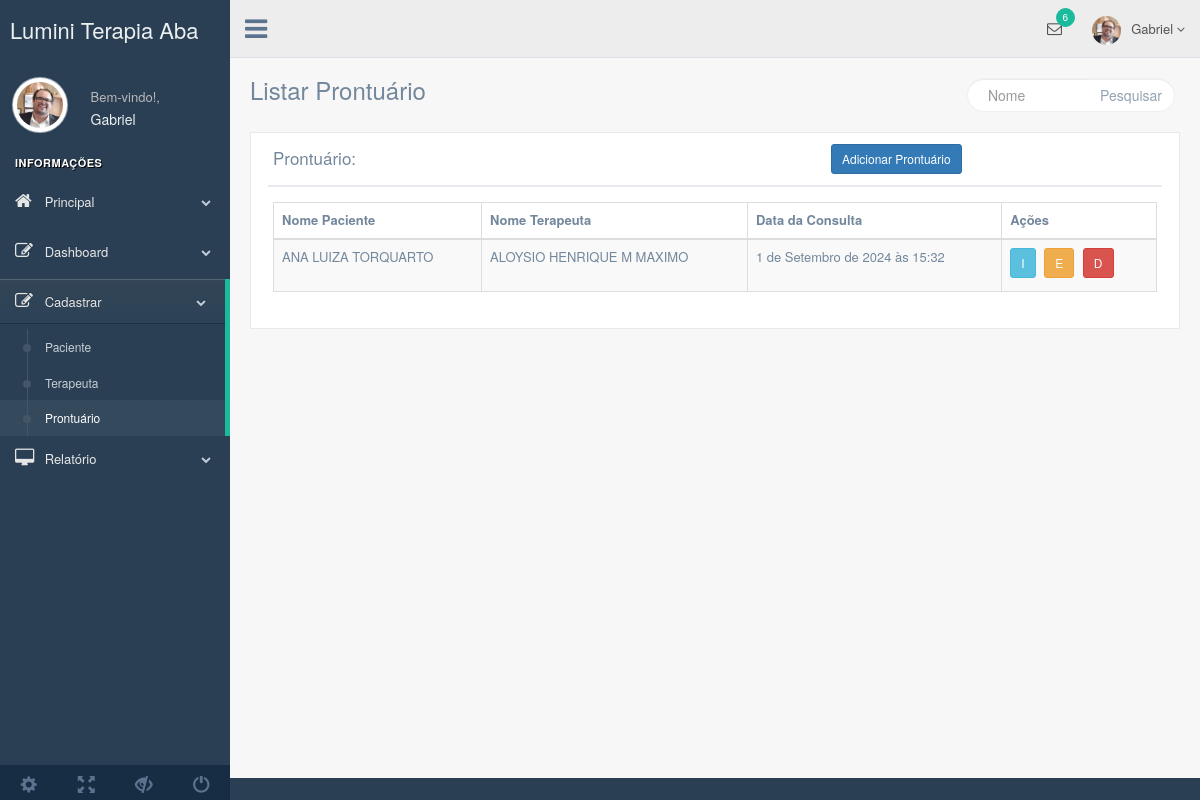
The app's page /prontuario/list/, older data.
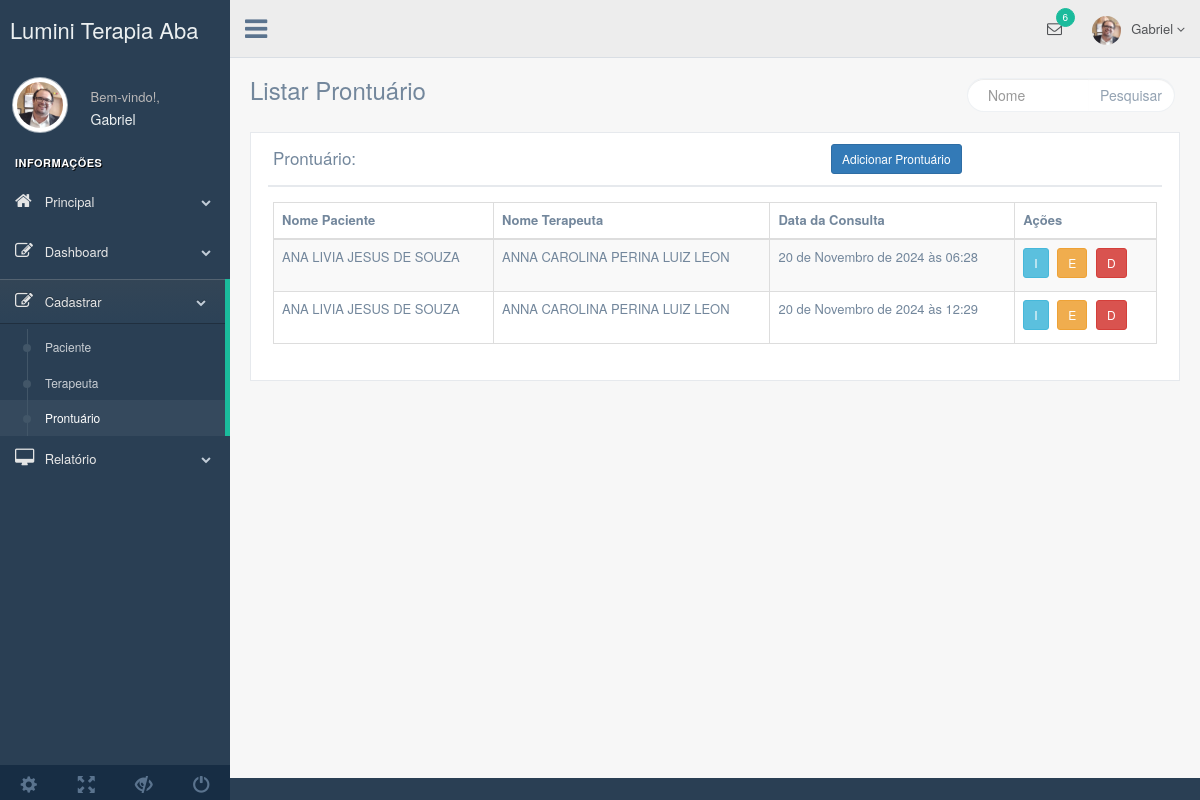
The same page, newer data.
### prontuarios/models.py (models this page shows, shortened)
class Prontuario(models.Model):
    event = models.ForeignKey(Event, on_delete=models.PROTECT, related_name='event')
    prontuario = models.CharField(max_length=1000)

### calendario/models.py (models this page shows, shortened)
class Event(models.Model):
    TIPOS_TERAPIA = [
        ("ABA","Aba"),
        ("CLINICO","Clinico"),
        ("PARTICULAR","Particular"),
    ]
    paciente = models.ForeignKey(Paciente, on_delete=models.PROTECT, related_name='paciente')
    terapeuta = models.ForeignKey(Terapeuta, on_delete=models.PROTECT, related_name='terapeuta')
    cidade = models.CharField(max_length=12)
    tipo_terapia = models.CharField(max_length=12, choices=TIPOS_TERAPIA, default='')
    guia = models.CharField(max_length=20)
    start_time = models.DateTimeField()
    end_time = models.DateTimeField(blank=True, null=True)
    descricao = models.TextField(null=False, blank=False)
    confirmado = models.BooleanField(default=False)
    metric_count = models.IntegerField(default=0, editable=False)
    objects = EventManager()

### pacientes/models.py (models this page shows, shortened)
class Paciente(models.Model):
    nome = models.CharField(max_length=100)
    documento = models.CharField(max_length=100, blank=True, null=True)
    carteirinha = models.CharField(max_length=100, blank=True, null=True)
    endereco = models.CharField(max_length=100, blank=True, null=True)
    telefone_responsavel = models.CharField(max_length=100, blank=True, null=True)
    telefone_contato = models.CharField(max_length=100, blank=True, null=True)
    telefone_emergencia = models.CharField(max_length=100, blank=True, null=True)
    tipo_convenio = models.CharField(max_length=100)
    data_nascimento = models.DateField(blank=True, null=True)
    nome_responsavel = models.CharField(max_length=100, blank=True, null=True)
    documento_responsavel = models.CharField(max_length=100, blank=True, null=True)
    foto_carteirinha = models.ImageField(upload_to='documentos_pacientes/', blank=True, null=True)
    metric_paciente = models.IntegerField(default=0, editable=False)
    class Meta:
        ordering = ['nome']
    def __str__(self):
        return self.nome

### terapeutas/models.py (models this page shows, shortened)
class Terapeuta(models.Model):
    nome_terapeuta = models.CharField(max_length=100)
    email = models.CharField(max_length=100, blank=True, null=True)
    contato = models.CharField(max_length=100, blank=True, null=True)
    titulo_profissional = models.CharField(max_length=100)
    tipo = models.CharField(max_length=100)
    funcao = models.CharField(max_length=100)
    acordo = models.CharField(max_length=100, blank=True, null=True)
    valor = models.DecimalField(max_digits=20, decimal_places=2, blank=True, null=True)
    registro_classe = models.CharField(max_length=100, blank=True, null=True)
    conselho_classe = models.CharField(max_length=100, blank=True, null=True)
    dados_bancarios = models.CharField(max_length=100, blank=True, null=True)
    documentos = models.ImageField(upload_to='documentos_terapeuta/', blank=True, null=True)
    outros = models.TextField(null=True, blank=True)
    metric_terapeuta = models.IntegerField(default=0, editable=False)
    class Meta:
        ordering = ['nome_terapeuta']
    def __str__(self):
        return self.nome_terapeuta

### prontuarios/views.py (the view)
# urls.py: path('prontuario/list/', views.ProntuarioListView.as_view(), name='prontuario-list'),
class ProntuarioListView(ListView):
    model = models.Prontuario
    template_name = 'prontuario-list.html'
    context_object_name = 'prontuarios'
    paginate_by = 10
    def get_queryset(self):
        queryset = super().get_queryset()
        nome = self.request.GET.get('nome')
        if nome:
            queryset = queryset.filter(nome__icontains=nome)
        return queryset

### prontuarios/templates/prontuario-list.html (shortened to what this page needs)
{% extends 'componentes/base_site.html' %}
{% block content %}
<div class="right_col" role="main">
    <div class="">
        <div class="page-title">
            <div class="title_left">
                <h3>Listar Prontuário</h3>
            </div>
            <div class="title_right">
                <div class="col-md-5 col-sm-5 col-xs-12 form-group pull-right top_search">
                    <div class="input-group">
                        <input type="text" class="form-control" name="nome" placeholder="Nome"
                            value="{{ request.GET.nome }}">
                        <span class="input-group-btn">
                            <button class="btn btn-default" type="button">Pesquisar</button>
                        </span>
                    </div>
                </div>
            </div>
        </div>
        <div class="clearfix"></div>
        <div class="row">
            <div class="col-md-12 col-sm-12 col-xs-12">
                <div class="x_panel">
                    <div class="x_title">
                        <h2>Prontuário:</h2>
                        <div class="col-md-2">
                            <a href="{% url 'prontuario-create' %}" class="btn btn-primary btn-sm">Adicionar
                                Prontuário</a>
                        </div>
                        <div class="clearfix"></div>
                    </div>
                    <div class="x_content">
                        <div class="table-responsive">
                            <table class="table table-striped table-bordered">
                                <thead class="thead-light">
                                    <th>Nome Paciente</th>
                                    <th>Nome Terapeuta</th>
                                    <th>Data da Consulta</th>
                                    <th>Ações</th>
                                </thead>
                                <tbody>
                                    {% for prontuario in prontuarios %}
                                    <tr>
                                        <td>{{ prontuario.event.paciente }}</td>
                                        <td>{{ prontuario.event.terapeuta }}</td>
                                        <td>{{ prontuario.event.start_time }}</td>
                                        <td>
                                            <a href="{% url 'prontuario-detail' prontuario.id %}"
                                                class="btn btn-info btn-sm">I</a>
                                            <a href="{% url 'prontuario-update' prontuario.id %}"
                                                class="btn btn-warning btn-sm">E</a>
                                            <a href="{% url 'prontuario-delete' prontuario.id %}"
                                                class="btn btn-danger btn-sm">D</a>
                                        </td>
                                    </tr>
                                    {% endfor %}
                                </tbody>
                            </table>
                        </div>
                    </div>
                </div>
            </div>
        </div>
    </div>
</div>
{% endblock %}

### app/templates/componentes/base_site.html (shortened to what this page needs)
{% load static %}
<!DOCTYPE html>
<html lang="en">
  <head>
    {% block head %}
      {% block stylesheets %}
        <link href="/static/vendors/bootstrap/dist/css/bootstrap.min.css" rel="stylesheet">
        <link href="/static/vendors/font-awesome/css/font-awesome.min.css" rel="stylesheet">
      {% endblock stylesheets %}
      <link href="/static/build/css/custom.css" rel="stylesheet">
    {% endblock head %}
  </head>
  <body class="{% block body_class %}nav-md {% endblock body_class %}">
    {% block body %}
      <div class="container body">
        <div class="main_container">
          {% block sidebar %}
            <div class="col-md-3 left_col {% block sidebar_class %} {% endblock sidebar_class %}">
              {% include "componentes/sidebar.html" %}
            </div>
          {% endblock sidebar %}
          {% block top_navigation %}
            <div class="top_nav">
              {% include "componentes/top_navigation.html" %}
            </div>
          {% endblock top_navigation %}
          {% block content %}{% endblock content %}
        </div>
      </div>
    {% endblock body %}
  </body>
</html>

### app/templates/componentes/sidebar.html (shortened to what this page needs)
<div class="left_col scroll-view">
  <div class="navbar nav_title" style="border: 0;">
    <a href="{% url 'calendario:calendar' %}" class="site_title"></i> <span>Lumini Terapia Aba</span></a>
  </div>
  <div class="profile clearfix">
    <div class="profile_pic">
      <img src="/static/images/gabriel.png" alt="..." class="img-circle profile_img">
    </div>
    <div class="profile_info">
      <span>Bem-vindo!,</span>
      <h2>Gabriel</h2>
    </div>
  </div>
  <br />
  <div id="sidebar-menu" class="main_menu_side hidden-print main_menu">
    <div class="menu_section">
      <h3>Informações</h3>
      <ul class="nav side-menu">
        <li><a><i class="fa fa-home"></i> Principal <span class="fa fa-chevron-down"></span></a>
        </li>
        <li><a><i class="fa fa-edit"></i> Dashboard <span class="fa fa-chevron-down"></span></a>
        </li>
        <li><a><i class="fa fa-edit"></i> Cadastrar <span class="fa fa-chevron-down"></span></a>
          <ul class="nav child_menu">
            <li><a href="{% url 'paciente-list' %}">Paciente</a></li>
            <li><a href="{% url 'terapeuta-list' %}">Terapeuta</a></li>
            <li><a href="{% url 'prontuario-list' %}">Prontuário</a></li>
          </ul>
        </li>
        <li><a><i class="fa fa-desktop"></i> Relatório <span class="fa fa-chevron-down"></span></a>
        </li>
      </ul>
    </div>
  </div>
  <div class="sidebar-footer hidden-small">
    <a data-toggle="tooltip" data-placement="top" title="Settings">
      <span class="glyphicon glyphicon-cog" aria-hidden="true"></span>
    </a>
    <a data-toggle="tooltip" data-placement="top" title="FullScreen">
      <span class="glyphicon glyphicon-fullscreen" aria-hidden="true"></span>
    </a>
    <a data-toggle="tooltip" data-placement="top" title="Lock">
      <span class="glyphicon glyphicon-eye-close" aria-hidden="true"></span>
    </a>
    <a data-toggle="tooltip" data-placement="top" title="Logout" href="{% url 'usuarios:signout' %}">
      <span class="glyphicon glyphicon-off" aria-hidden="true"></span>
    </a>
  </div>
</div>

### app/templates/componentes/top_navigation.html (shortened to what this page needs)
<div class="nav_menu">
  <nav>
    <div class="nav toggle">
      <a id="menu_toggle"><i class="fa fa-bars"></i></a>
    </div>
    <ul class="nav navbar-nav navbar-right">
      <li class="">
        <a href="javascript:;" class="user-profile dropdown-toggle" data-toggle="dropdown" aria-expanded="false">
          <img src="/static/images/gabriel.png" alt="">Gabriel
          <span class=" fa fa-angle-down"></span>
        </a>
      </li>
      <li role="presentation" class="dropdown">
        <a href="javascript:;" class="dropdown-toggle info-number" data-toggle="dropdown" aria-expanded="false">
          <i class="fa fa-envelope-o"></i>
          <span class="badge bg-green">6</span>
        </a>
      </li>
    </ul>
  </nav>
</div>

Row changes from the older to the newer data that the page shows:
removed Prontuario: event.paciente "ANA LUIZA TORQUARTO", event.terapeuta "ALOYSIO HENRIQUE M MAXIMO", event.start_time "1 de Setembro de 2024 às 15:32"
added Prontuario: event.paciente "ANA LIVIA JESUS DE SOUZA", event.terapeuta "ANNA CAROLINA PERINA LUIZ LEON", event.start_time "20 de Novembro de 2024 às 06:28"
added Prontuario: event.paciente "ANA LIVIA JESUS DE SOUZA", event.terapeuta "ANNA CAROLINA PERINA LUIZ LEON", event.start_time "20 de Novembro de 2024 às 12:29"
